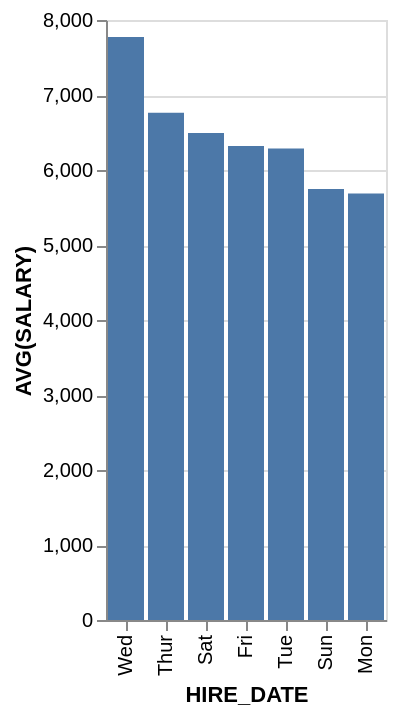

This figure's Vega-Lite source:
### Vega-Lite specification from a JSON file in a GitHub repository (floating-point values rounded to 4 significant figures)
{"data": {"values": [{"x_data": "Wed", "y_data": 7775}, {"x_data": "Thur", "y_data": 6762.0}, {"x_data": "Sat", "y_data": 6493.0}, {"x_data": "Fri", "y_data": 6320}, {"x_data": "Tue", "y_data": 6287.0}, {"x_data": "Sun", "y_data": 5747.0}, {"x_data": "Mon", "y_data": 5686.0}]}, "mark": "bar", "encoding": {"x": {"field": "x_data", "type": "nominal", "title": "HIRE_DATE", "sort": {"op": "sum", "field": "y_data", "order": "descending"}}, "y": {"field": "y_data", "type": "quantitative", "title": "AVG(SALARY)"}}}
